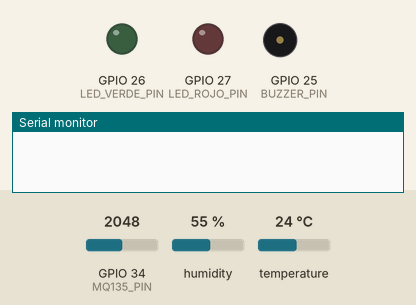
A program run on a simulated ESP32. Shown: output pins drawn as LEDs (lit = HIGH), buzzer (waves = sounding), the last lines printed to the serial monitor. The test bench sets the inputs (shaded band); at power-on: GPIO 34 (MQ135_PIN) = 2048, humidity 55 %, temperature 24 °C.

Above: at 1.2 s.
1.3 s: GPIO 34 (MQ135_PIN) set to 1858
3.5 s: GPIO 34 (MQ135_PIN) set to 1762
At 4.7 s:
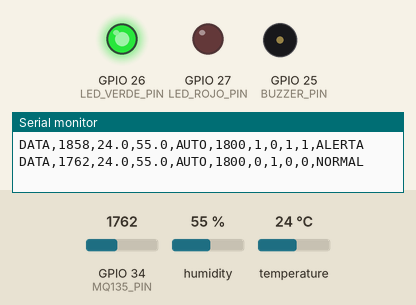
5.5 s: GPIO 34 (MQ135_PIN) set to 1840
At 7.0 s:
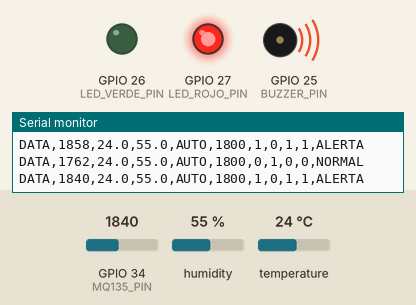
7.5 s: GPIO 34 (MQ135_PIN) set to 1760
At 8.9 s:
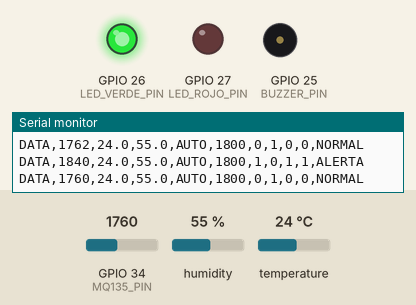
Timing chart, 0 to 10.5 s (numbered marks = the images above; inputs shaded):
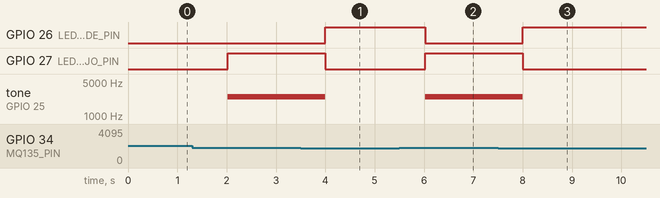

The program:

main.cpp
```cpp
#include <Arduino.h>

#include "configuracion.h"

#include "Sensor.h"
#include "SensorMQ135.h"
#include "SensorDHT11.h"

#include "Actuador.h"
#include "Buzzer.h"
#include "LED.h"
#include "Ventilador.h"

#include "ComunicacionSerial.h"

// Sensores
SensorMQ135 sensorGases(MQ135_PIN);
SensorDHT11 sensorClima(DHT_PIN);

// Actuadores
Buzzer buzzer(BUZZER_PIN);
LED ledVerde(LED_VERDE_PIN);
LED ledRojo(LED_ROJO_PIN);
Ventilador ventilador(FAN_PIN);

// Comunicación
ComunicacionSerial comunicacion;

// Polimorfismo
Sensor* sensores[] = {
    &sensorGases,
    &sensorClima
};

Actuador* actuadores[] = {
    &buzzer,
    &ledVerde,
    &ledRojo,
    &ventilador
};

// Variables
int umbralGases = UMBRAL_GASES_INICIAL;
bool modoAutomatico = true;
String estadoGeneral = "NORMAL";

unsigned long tiempoAnterior = 0;

// Inicialización
void iniciarSensores() {
    for (Sensor* sensor : sensores) {
        sensor->iniciar();
    }
}

void iniciarActuadores() {
    for (Actuador* actuador : actuadores) {
        actuador->iniciar();
    }
}

// Lectura de sensores
void actualizarSensores() {
    for (Sensor* sensor : sensores) {
        sensor->actualizar();
    }
}

// Control automático
void controlarAutomatico() {
    if (sensorGases.getLectura() >= umbralGases) {
        estadoGeneral = "ALERTA";

        buzzer.encender();
        ledVerde.apagar();
        ledRojo.encender();
        ventilador.encender();
    } else {
        estadoGeneral = "NORMAL";

        buzzer.apagar();
        ledVerde.encender();
        ledRojo.apagar();
        ventilador.apagar();
    }
}

// Control de actuadores en modo manual
void procesarComando(String comando) {
    comando.trim();

    if (comando == "MODE,AUTO") {
        modoAutomatico = true;
        return;
    }

    if (comando == "MODE,MANUAL") {
        modoAutomatico = false;
        return;
    }

    if (comando.startsWith("THRESHOLD,")) {
        int nuevoUmbral = comando.substring(10).toInt();

        if (nuevoUmbral > 0 && nuevoUmbral <= 4095) {
            umbralGases = nuevoUmbral;
        }
        return;
    }

    if (modoAutomatico) {
        return;
    }

    if (comando == "BUZZER,1") {
        buzzer.encender();
    }
    else if (comando == "BUZZER,0") {
        buzzer.apagar();
    }
    else if (comando == "FAN,1") {
        ventilador.encender();
    }
    else if (comando == "FAN,0") {
        ventilador.apagar();
    }
    else if (comando == "LED_GREEN,1") {
        ledVerde.encender();
    }
    else if (comando == "LED_GREEN,0") {
        ledVerde.apagar();
    }
    else if (comando == "LED_RED,1") {
        ledRojo.encender();
    }
    else if (comando == "LED_RED,0") {
        ledRojo.apagar();
    }
}

// Recepción de comandos
void recibirComandos() {
    String comando;

    if (comunicacion.recibirComando(comando)) {
        procesarComando(comando);
    }
}

// Envío de datos
void enviarDatos() {
    comunicacion.enviarDatos(
        sensorGases.getLectura(),
        sensorClima.getTemperatura(),
        sensorClima.getHumedad(),
        modoAutomatico,
        umbralGases,
        buzzer.getEstado(),
        ledVerde.getEstado(),
        ledRojo.getEstado(),
        ventilador.getEstado(),
        estadoGeneral
    );
}

// Configuración
void setup() {
    comunicacion.iniciar(VELOCIDAD_SERIAL);

    iniciarSensores();
    iniciarActuadores();

    tiempoAnterior = millis();
}

// Ciclo principal
void loop() {
    recibirComandos();

    unsigned long tiempoActual = millis();

    if (tiempoActual - tiempoAnterior >= INTERVALO_LECTURA) {
        tiempoAnterior = tiempoActual;

        actualizarSensores();

        if (modoAutomatico) {
            controlarAutomatico();
        }

        enviarDatos();
    }
}
```

configuracion.h
```cpp
#ifndef CONFIGURACION_H
#define CONFIGURACION_H

// -------------------- SENSORES --------------------

#define MQ135_PIN 34
#define DHT_PIN 4

// -------------------- ACTUADORES --------------------

#define BUZZER_PIN 25
#define LED_VERDE_PIN 26
#define LED_ROJO_PIN 27
#define FAN_PIN 187

// -------------------- COMUNICACION --------------------

#define VELOCIDAD_SERIAL 115200

// -------------------- SISTEMA --------------------

#define INTERVALO_LECTURA 2000
#define UMBRAL_GASES_INICIAL 1800

#define DHT_TIPO 11

#endif
```

Measured:
- the behaviour switches between 1800 and 1799 on GPIO 34 (MQ135_PIN) (found by bisection; images 0 and 1)
- after the input at 3.5 s, GPIO 26 (LED_VERDE_PIN): LOW → HIGH after 0.50 s; GPIO 27 (LED_ROJO_PIN): HIGH → LOW after 0.50 s; tone on GPIO 25 (BUZZER_PIN): 2500 Hz → silent after 0.50 s
- after the input at 5.5 s, GPIO 26 (LED_VERDE_PIN): HIGH → LOW after 0.52 s; GPIO 27 (LED_ROJO_PIN): LOW → HIGH after 0.52 s; tone on GPIO 25 (BUZZER_PIN): silent → 2500 Hz after 0.52 s
- after the input at 7.5 s, GPIO 26 (LED_VERDE_PIN): LOW → HIGH after 0.50 s; GPIO 27 (LED_ROJO_PIN): HIGH → LOW after 0.50 s; tone on GPIO 25 (BUZZER_PIN): 2500 Hz → silent after 0.50 s
